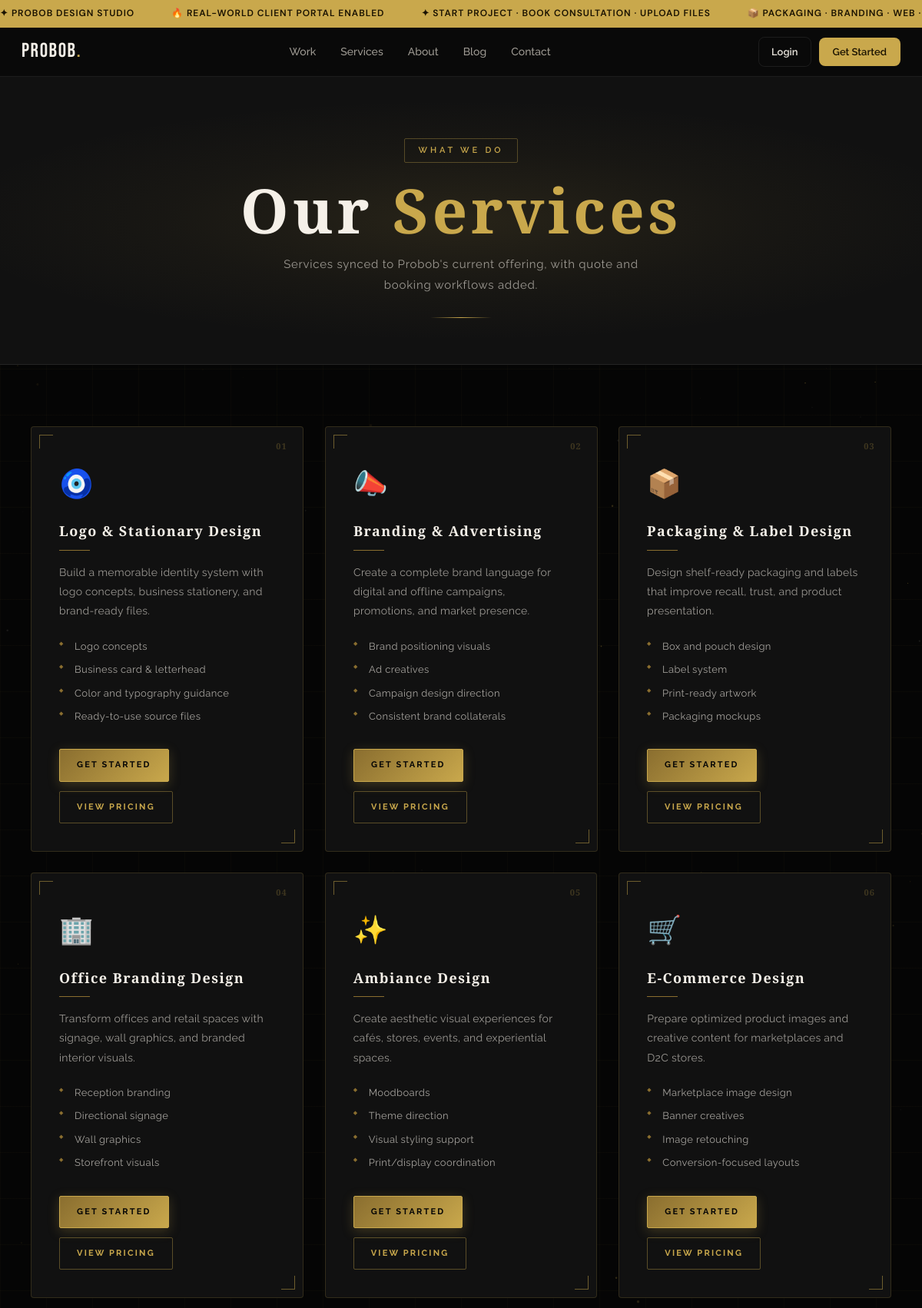
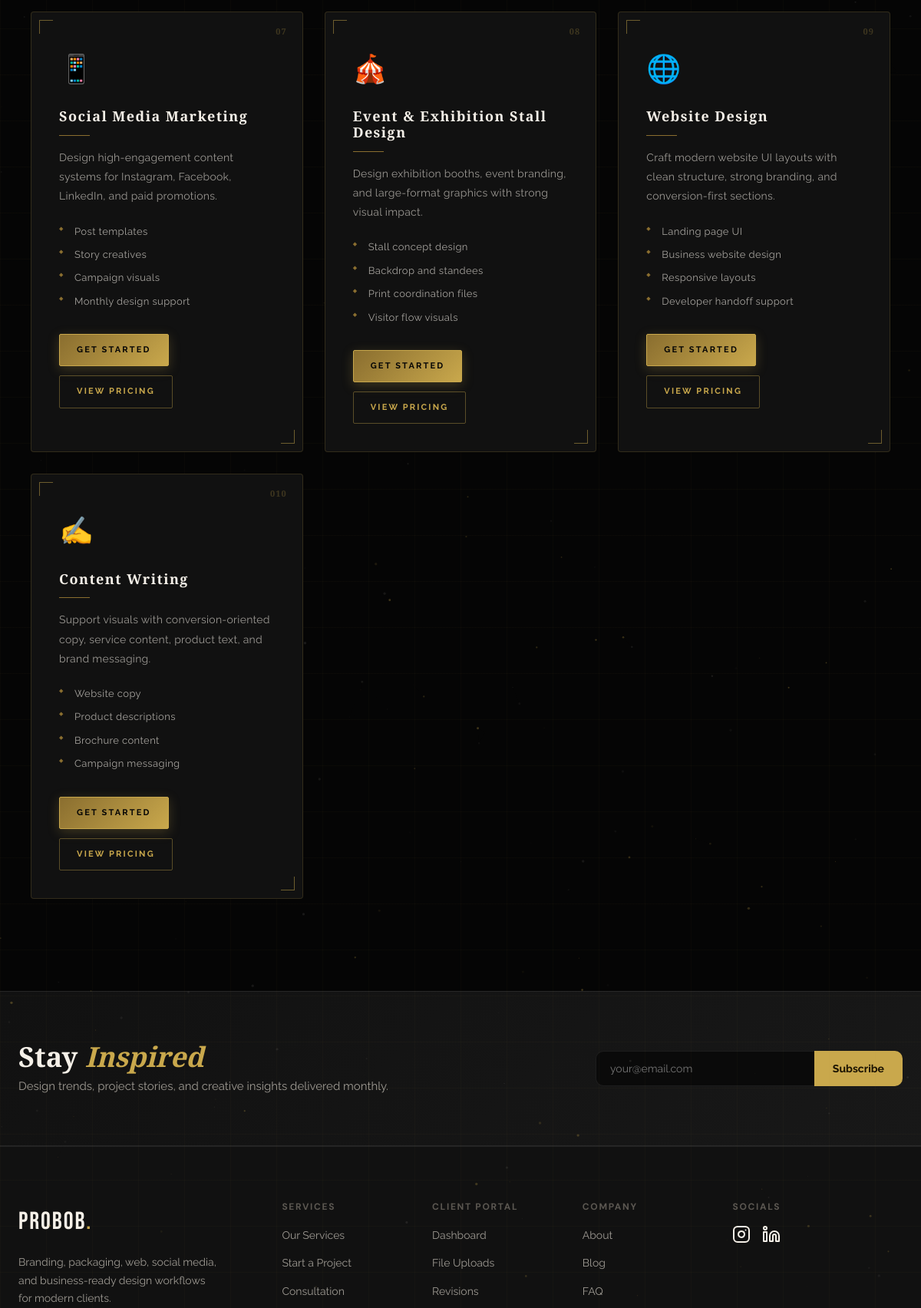
/services (upper part), run on the app's committed database (2 pictures, top to bottom).
### tables this page shows
CREATE TABLE service_items (
            id INTEGER PRIMARY KEY AUTOINCREMENT,
            title TEXT NOT NULL,
            description TEXT,
            icon TEXT DEFAULT '🎨',
            feature_1 TEXT,
            feature_2 TEXT,
            feature_3 TEXT,
            feature_4 TEXT,
            created_at TEXT DEFAULT CURRENT_TIMESTAMP
        , category TEXT DEFAULT 'General');

### app.py (the view)
@app.route('/services')
def services():
    items = get_db().execute('SELECT * FROM service_items ORDER BY id ASC').fetchall()
    return render_template('services.html', items=items)

### app.py (called while the page is built)
def get_db():
    db = getattr(g, '_database', None)
    if db is None:
        db = g._database = sqlite3.connect(DATABASE)
        db.row_factory = sqlite3.Row
    return db

@app.teardown_appcontext
def close_connection(exception):
    db = getattr(g, '_database', None)
    if db is not None:
        db.close()

def get_current_user():
    if 'user_id' not in session:
        return None
    return get_db().execute('SELECT * FROM users WHERE id=?', (session['user_id'],)).fetchone()

@app.context_processor
def inject_user():
    user = get_current_user()
    play_login_sound = bool(session.pop('play_login_sound', False))
    return {
        'current_user': user,
        'notif_preview': get_user_notifications(limit=5) if user else [],
        'notif_unread_count': unread_notification_count() if user else 0,
        'play_login_sound': play_login_sound,
        'now_iso': now_iso
    }

### templates/services.html (shortened to what this page needs)
{% extends "base.html" %}
{% block content %}
<div class="page-wrapper">
  <div class="page-hero">
    <div class="hero-inner container">
      <span class="section-kicker">What We Do</span>
      <h1>Our <span>Services</span></h1>
      <p>Services synced to Probob's current offering, with quote and booking workflows added.</p>
      <div class="hero-line"></div>
    </div>
  </div>
  <section class="section">
    <div class="container">
      <div class="services-detail-grid">
        {% for item in items %}
        <div class="service-detail-card" data-tilt>
          <span class="card-number">0{{ loop.index }}</span>
          <div class="sd-icon">{{ item.icon }}</div>
          <h3>{{ item.title }}</h3>
          <div class="card-divider"></div>
          <p>{{ item.description }}</p>
          <ul class="sd-list">
            {% if item.feature_1 %}<li>{{ item.feature_1 }}</li>{% endif %}
            {% if item.feature_2 %}<li>{{ item.feature_2 }}</li>{% endif %}
            {% if item.feature_3 %}<li>{{ item.feature_3 }}</li>{% endif %}
            {% if item.feature_4 %}<li>{{ item.feature_4 }}</li>{% endif %}
          </ul>
          <div class="service-card-btns">
            {% if current_user %}
            <a href="/start-project" class="btn-primary"><span>Request Quote</span></a>
            <a href="/book-consultation" class="btn-outline">Book Consultation</a>
            <button onclick="toggleWishlist({{ item.id }}, this)" class="btn-outline" style="min-width: 44px; display: flex; align-items: center; justify-content: center; padding: 11px;">
              <span class="heart-icon">❤️</span>
            </button>
            {% else %}
            <a href="/signup" class="btn-primary"><span>Get Started</span></a>
            <a href="/pricing" class="btn-outline">View Pricing</a>
            {% endif %}
          </div>
        </div>
        {% endfor %}
      </div>
    </div>
  </section>
</div>
{% endblock %}

### static/css/style.css (style rules this page uses)
*, *::before, *::after { box-sizing: border-box; margin: 0; padding: 0; }
:root { --bg: #0a0a0a; --bg-2: #111111; --bg-3: #181818; --bg-4: #222222; --border: rgba(255,255,255,0.08); --border-gold: rgba(212,175,55,0.25); --gold: #d4af37; --gold-light: #f0d060; --gold-dim: rgba(212,175,55,0.15); --white: #ffffff; --text: #e8e4dc; --text-2: #9e9a93; --text-3: #5c5852; --red: #e05555; --radius: 12px; --radius-lg: 20px; --shadow: 0 8px 32px rgba(0,0,0,0.5); --shadow-gold: 0 0 40px rgba(212,175,55,0.12); --font-display: 'Bebas Neue', sans-serif; --font-serif: 'Playfair Display', Georgia, serif; --font-body: 'DM Sans', system-ui, sans-serif; --nav-h: 64px; --ticker-h: 36px; }
html { scroll-behavior: smooth; }
body { background: var(--bg); color: var(--text); font-family: var(--font-body); font-size: 16px; line-height: 1.65; -webkit-font-smoothing: antialiased; overflow-x: hidden; }
a { color: inherit; text-decoration: none; }
ul { list-style: none; }
h1,h2,h3,h4,h5 { font-family: var(--font-serif); font-weight: 700; line-height: 1.15; color: var(--white); }
.container { max-width: 1200px; margin: 0 auto; padding: 0 24px; }
.btn-primary { display: inline-flex; align-items: center; gap: 6px; background: var(--gold); color: #1a1200; font-weight: 700; font-size: 14px; letter-spacing: 0.03em; padding: 13px 26px; border-radius: 10px; border: none; cursor: pointer; transition: background .2s, transform .15s, box-shadow .2s; }
.btn-outline { display: inline-flex; align-items: center; gap: 6px; background: transparent; color: var(--gold); font-weight: 600; font-size: 14px; padding: 11px 22px; border-radius: 10px; border: 1px solid var(--gold); transition: background .2s, color .2s; }
.section { padding: 90px 0; }
.section-kicker { display: inline-block; font-size: 11px; font-weight: 700; letter-spacing: 0.18em; text-transform: uppercase; color: var(--gold); margin-bottom: 10px; }
.page-hero { padding: 100px 0 60px; background: var(--bg-2); border-bottom: 1px solid var(--border); position: relative; overflow: hidden; }
.page-hero::before { content: ''; position: absolute; inset: 0; background: radial-gradient(ellipse 60% 80% at 50% 0%, rgba(212,175,55,0.06), transparent 70%); }
.page-hero .container { position: relative; }
.page-hero .section-kicker { margin-bottom: 12px; }
.page-hero h1 { font-size: clamp(48px, 6vw, 80px); margin-bottom: 16px; }
.page-hero p { font-size: 18px; color: var(--text-2); max-width: 520px; }
.hero-inner { position: relative; z-index: 1; max-width: 1200px; margin: 0 auto; padding: 0 24px; }
.services-detail-grid { display: grid; grid-template-columns: repeat(3,1fr); gap: 24px; }
.service-detail-card { background: var(--bg-2); border: 1px solid var(--border); border-radius: var(--radius-lg); padding: 36px; transition: border-color .3s, transform .3s; }
.sd-icon { font-size: 40px; margin-bottom: 16px; }
.service-detail-card h3 { font-size: 22px; margin-bottom: 12px; }
.service-detail-card p { font-size: 14px; color: var(--text-2); margin-bottom: 20px; line-height: 1.65; }
.sd-list { display: flex; flex-direction: column; gap: 8px; margin-bottom: 24px; }
.sd-list li { font-size: 14px; color: var(--text-2); padding-left: 16px; position: relative; }
.sd-list li::before { content: '→'; position: absolute; left: 0; color: var(--gold); }
.service-card-btns { display: flex; gap: 12px; align-items: center; margin-top: 16px; flex-wrap: wrap; }
.service-card-btns .btn-outline, .service-card-btns .btn-primary { text-decoration: none; }

### data on the page
service_items: icon "🧿", title "Logo & Stationary Design", description "Build a memorable identity system with logo concepts, business stationery, and brand-ready files.", feature_1 "Logo concepts", feature_2 "Business card & letterhead", feature_3 "Color and typography guidance", feature_4 "Ready-to-use source files"
service_items: icon "📣", title "Branding & Advertising", description "Create a complete brand language for digital and offline campaigns, promotions, and market presence.", feature_1 "Brand positioning visuals", feature_2 "Ad creatives", feature_3 "Campaign design direction", feature_4 "Consistent brand collaterals"
service_items: icon "📦", title "Packaging & Label Design", description "Design shelf-ready packaging and labels that improve recall, trust, and product presentation.", feature_1 "Box and pouch design", feature_2 "Label system", feature_3 "Print-ready artwork", feature_4 "Packaging mockups"
service_items: icon "🏢", title "Office Branding Design", description "Transform offices and retail spaces with signage, wall graphics, and branded interior visuals.", feature_1 "Reception branding", feature_2 "Directional signage", feature_3 "Wall graphics", feature_4 "Storefront visuals"
service_items: icon "✨", title "Ambiance Design", description "Create aesthetic visual experiences for cafés, stores, events, and experiential spaces.", feature_1 "Moodboards", feature_2 "Theme direction", feature_3 "Visual styling support", feature_4 "Print/display coordination"
service_items: icon "🛒", title "E-Commerce Design", description "Prepare optimized product images and creative content for marketplaces and D2C stores.", feature_1 "Marketplace image design", feature_2 "Banner creatives", feature_3 "Image retouching", feature_4 "Conversion-focused layouts"
service_items: icon "📱", title "Social Media Marketing", description "Design high-engagement content systems for Instagram, Facebook, LinkedIn, and paid promotions.", feature_1 "Post templates", feature_2 "Story creatives", feature_3 "Campaign visuals", feature_4 "Monthly design support"
service_items: icon "🎪", title "Event & Exhibition Stall Design", description "Design exhibition booths, event branding, and large-format graphics with strong visual impact.", feature_1 "Stall concept design", feature_2 "Backdrop and standees", feature_3 "Print coordination files", feature_4 "Visitor flow visuals"
service_items: icon "🌐", title "Website Design", description "Craft modern website UI layouts with clean structure, strong branding, and conversion-first sections.", feature_1 "Landing page UI", feature_2 "Business website design", feature_3 "Responsive layouts", feature_4 "Developer handoff support"
service_items: icon "✍️", title "Content Writing", description "Support visuals with conversion-oriented copy, service content, product text, and brand messaging.", feature_1 "Website copy", feature_2 "Product descriptions", feature_3 "Brochure content", feature_4 "Campaign messaging"
